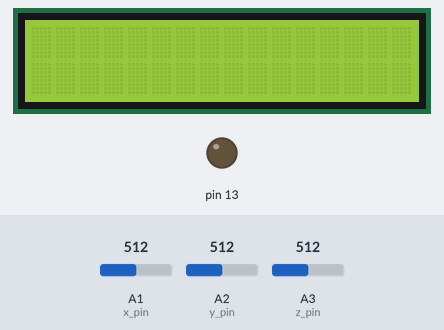
Simulated run of this sketch. Board: Arduino Uno, built with avr-gcc and run on an emulated ATmega328P. On the bench: 16×2 character LCD, output pins drawn as LEDs (lit = HIGH). Dashed ring = blinking. Inputs (shaded band) come from the test bench; at power-on: A1 (x_pin) = 512, A2 (y_pin) = 512, A3 (z_pin) = 512. What the sketch prints to the serial monitor is not drawn.

Above: at 7.6 s.
7.7 s: A1 (x_pin) set to 716
At 8.9 s:
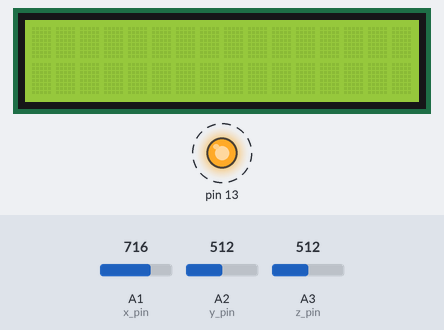
At 10.0 s:
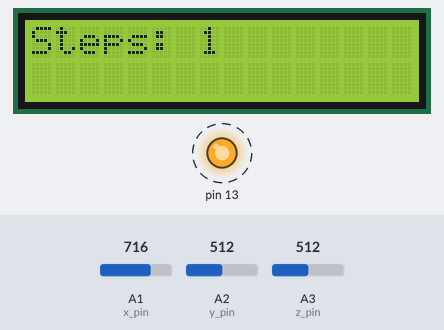
Timing chart, 0 to 16.7 s (numbered marks = the images above; inputs shaded):
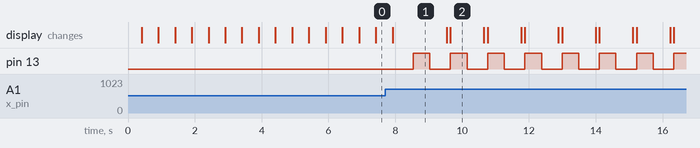

Measured:
- by itself, pin 13: alternates HIGH for 0.50 s and LOW for 0.61 s

The sketch:

pedometer.ino
```cpp
#include <LiquidCrystal_I2C.h>

LiquidCrystal_I2C lcd(0x27, 16, 2);
const int x_pin = A1;
const int y_pin = A2;
const int z_pin = A3;
byte p[8] = {0x1F,  0x1F,  0x1F,  0x1F,  0x1F,  0x1F,  0x1F,  0x1F};

float threshold = 15;
float x_value[100] = {0};
float y_value[100] = {0};
float z_value[100] = {0};
float x_avg, y_avg, z_avg;
int steps, flag = 0;

// void turnLEDon() {
//   digitalWrite(3, HIGH);
// }

void setup() {
  Serial.begin(9600);
  // pinMode(3, OUTPUT);
  pinMode(13, OUTPUT);
  // attachInterrupt(digitalPinToInterrupt(2), turnLEDon, HIGH);
  lcd.begin(16, 2);
  lcd.backlight();
  // lcd.print("Test LCD");
  lcd.clear();
  calibrate();
}

void loop() {

  for (int w = 0; w < 16; w++) {
    lcd.write(byte(0));
    delay(500);
  }

  int accel = 0;  //set accelerate
  float total_vect[100] = {0}; //total acceleration vector
  float total_avg[100] = {0};  //average of max and min acceleration value
  float x_accel[100] = {0};
  float y_accel[100] = {0};
  float z_accel[100] = {0};

  for (int a = 0; a < 100; a++) {
    x_accel[a] = float(analogRead(x_pin));
    delay(1);
    y_accel[a] = float(analogRead(y_pin));
    delay(1);
    z_accel[a] = float(analogRead(z_pin));
    delay(1);

    total_vect[a] = sqrt(((x_accel[a] - x_avg) * (x_accel[a] - x_avg)) + ((y_accel[a] - y_avg) * (y_accel[a] - y_avg)) + ((z_accel[a] - z_avg) * (z_accel[a] - z_avg)));
    total_avg[a] = (total_vect[a] + total_vect[a - 1]) / 2 ;

    Serial.println("total_avg[a]");
    Serial.println(total_avg[a]);
    Serial.println("flag");
    Serial.println(flag);
    delay(100);

    if (total_avg[a] > threshold && flag == 0) {
      steps = steps + 1;
      flag = 1;
    }

    else if (total_avg[a] > threshold && flag == 1) {
      // Don't Count
    }

    if (total_avg[a] < threshold   && flag == 1) {
      flag = 0;
    }

    if (steps < 0) {
      steps = 0;
    }

    Serial.println('\n');
    Serial.print("steps: ");
    Serial.println(steps);
    lcd.print("Steps: ");
    lcd.print(steps);
    digitalWrite(13,HIGH);
    delay(500);
    digitalWrite(13,LOW);
    delay(500);
    lcd.clear();
  }
  delay(1000);
}

void calibrate() {
  float sum_x = 0;
  float sum_y = 0;
  float sum_z = 0;

  for (int i = 0; i < 100; i++) {
    x_value[i] = float(analogRead(x_pin));
    sum_x = x_value[i] + sum_x;
  }

  delay(100);
  x_avg = sum_x / 100.0;
  Serial.println(x_avg);

  for (int j = 0; j < 100; j++) {
    y_value[j] = float(analogRead(y_pin));
    sum_y = y_value[j] + sum_y;
  }

  y_avg = sum_y / 100.0;
  Serial.println(y_avg);
  delay(100);

  for (int q = 0; q < 100; q++) {
    z_value[q] = float(analogRead(z_pin));
    sum_z = z_value[q] + sum_z;
  }

  z_avg = sum_z / 100.0;
  delay(100);
  Serial.println(z_avg);

}
```
